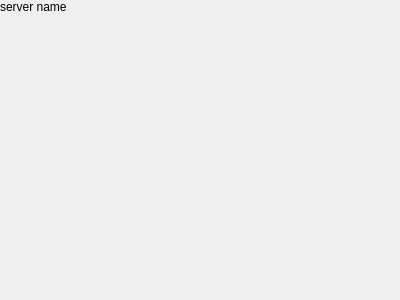
<?xml version="1.0" encoding="UTF-8"?>
<ui version="4.0">
 <class>Form</class>
 <widget class="QWidget" name="Form">
  <property name="geometry">
   <rect>
    <x>0</x>
    <y>0</y>
    <width>400</width>
    <height>300</height>
   </rect>
  </property>
  <property name="windowTitle">
   <string>Form</string>
  </property>
  <layout class="QVBoxLayout" name="verticalLayout">
   <property name="leftMargin">
    <number>0</number>
   </property>
   <property name="topMargin">
    <number>0</number>
   </property>
   <property name="rightMargin">
    <number>0</number>
   </property>
   <property name="bottomMargin">
    <number>0</number>
   </property>
   <item>
    <widget class="QLabel" name="server_name_label">
     <property name="text">
      <string>server name</string>
     </property>
    </widget>
   </item>
   <item>
    <layout class="QGridLayout" name="content"/>
   </item>
   <item>
    <spacer name="verticalSpacer">
     <property name="orientation">
      <enum>Qt::Vertical</enum>
     </property>
     <property name="sizeHint" stdset="0">
      <size>
       <width>20</width>
       <height>40</height>
      </size>
     </property>
    </spacer>
   </item>
  </layout>
 </widget>
 <resources/>
 <connections/>
</ui>
